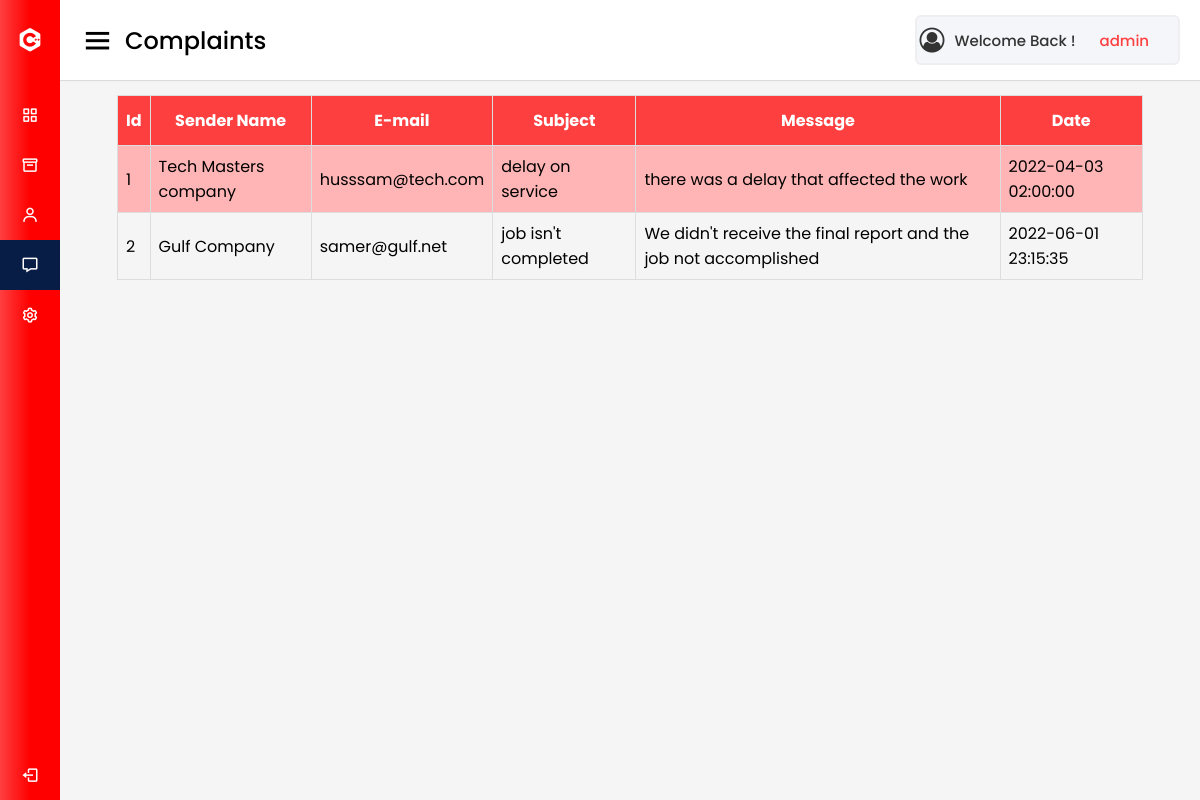
The app's page /sys/admin/Complaints.php (signed in) with its own data.
### tables this page shows
CREATE TABLE `compliants` (
  `id` int(6) UNSIGNED NOT NULL,
  `name` varchar(30) DEFAULT NULL,
  `email` varchar(30) NOT NULL,
  `subject` varchar(30) DEFAULT NULL,
  `message` varchar(160) NOT NULL,
  `date` timestamp NOT NULL DEFAULT current_timestamp() ON UPDATE current_timestamp()
);

### sys/admin/Complaints.php (the view, shortened to what this page needs)
  <head>
    <link rel="stylesheet" href="../css/dashboard.css">
    <link href='https://unpkg.com/boxicons@2.0.7/css/boxicons.min.css' rel='stylesheet'>
     <link rel="stylesheet" href="../font-awesome/css/font-awesome.min.css">
   </head>
<body>
<?php if(isset($_SESSION['uname']) && $_SESSION['role'] == 70): ?>
  <div class="sidebar">
    <div class="logo-details">
      <i class='bx bxl-c-plus-plus'></i>
      <span class="logo_name">ITSM</span>
    </div>
      <ul class="nav-links">
        <li>
          <a href="Dashboard.php"  >
            <i class='bx bx-grid-alt' ></i>
            <span class="links_name">Dashboard</span>
          </a>
        </li>
        <li>
          <a href="register.php">
            <i class='bx bx-box' ></i>
            <span class="links_name">Register User</span>
          </a>
        </li>
        <li>
          <a href="employee.php" >
            <i class='bx bx-user' ></i>
            <span class="links_name">Employee</span>
          </a>
        </li>
        <li>
          <a href="complaints.php" class="active">
            <i class='bx bx-message' ></i>
            <span class="links_name">Complaints</span>
          </a>
        </li>
        <li>
          <a href="Setting.php">
            <i class='bx bx-cog' ></i>
            <span class="links_name">Setting</span>
          </a>
        </li>
        <li class="log_out">
          <a href="../includes/logout.inc.php">
            <i class='bx bx-log-out'></i>
            <span class="links_name">Log out</span>
          </a>
        </li>
      </ul>
  </div>
  <section class="home-section">
    <nav>
      <div class="sidebar-button">
        <i class='bx bx-menu sidebarBtn'></i>
        <span class="dashboard">Complaints</span>
      </div>
      <div class="profile-details">
       <i class='fa fa-user-circle-o' aria-hidden="true"></i>
       <span class="admin_name" >Welcome Back !</span>
        <span class="admin_name" style="color:#fe3f40"><?php echo "&nbsp".$_SESSION['uname']."&nbsp"; ?></span>
       </div>
    </nav>
<br>
<table id="table1">
    <tr>
      <th>Id</th>
      <th>Sender Name</th>
      <th>E-mail</th>
      <th>Subject</th>
      <th>Message</th>
      <th>Date</th>
    </tr>
    <?php
$database = new Connection();
  $db = $database->openConnection();
  $query = "SELECT * FROM compliants";
$result = $db->query($query);
 ?>
 <?php
 while($data = $result->fetch(PDO::FETCH_ASSOC)) {
   ?>
    <tr>
   <td><?php echo $data['id']; ?> </td>
   <td><?php echo $data['name']; ?> </td>
   <td><?php echo $data['email']; ?> </td>
   <td><?php echo $data['subject']; ?> </td>
   <td><?php echo $data['message']; ?> </td>
   <td><?php echo $data['date']; ?> </td>
    </tr>
    <?php
  }
  ?>
</table>
  </section>
<?php else : ?>
<center><h1> You Must Login first</h1></center>
<?php endif; ?>
</body>
</html>

### sys/css/dashboard.css (style rules this page uses)
* { margin: 0; padding: 0; box-sizing: border-box; font-family: 'Poppins', sans-serif; }
.sidebar { position: fixed; height: 100%; width: 240px; background: linear-gradient(90deg, rgba(254, 63, 64, 1) 0%, rgba(255, 0, 0, 1) 50%, rgba(255, 0, 0, 1) 100%); transition: all 0.5s ease; }
.sidebar .logo-details { height: 80px; display: flex; align-items: center; }
.sidebar .logo-details i { font-size: 28px; font-weight: 500; color: #fff; min-width: 60px; text-align: center }
.sidebar .logo-details .logo_name { color: #fff; font-size: 24px; font-weight: 500; }
.sidebar .nav-links { margin-top: 10px; }
.sidebar .nav-links li { position: relative; list-style: none; height: 50px; text-transform: capitalize; }
.sidebar .nav-links li a { height: 100%; width: 100%; display: flex; align-items: center; text-decoration: none; transition: all 0.4s ease; }
.sidebar .nav-links li a.active { background: #081D45; }
.sidebar .nav-links li i { min-width: 60px; text-align: center; font-size: 18px; color: #fff; }
.sidebar .nav-links li a .links_name { color: #fff; font-size: 15px; font-weight: 400; white-space: nowrap; }
.sidebar .nav-links .log_out { position: absolute; bottom: 0; width: 100%; }
.home-section { position: relative; background: #f5f5f5; min-height: 100vh; width: calc(100% - 240px); left: 240px; transition: all 0.5s ease; }
.home-section nav { display: flex; justify-content: space-between; height: 80px; background: #fff; display: flex; align-items: center; position: fixed; width: calc(100% - 240px); left: 240px; z-index: 100; padding: 0 20px; box-shadow: 0 1px 1px rgba(0, 0, 0, 0.1); transition: all 0.5s ease; }
.home-section nav .sidebar-button { display: flex; align-items: center; font-size: 24px; font-weight: 500; }
nav .sidebar-button i { font-size: 35px; margin-right: 10px; }
.home-section nav .profile-details { display: flex; align-items: center; background: #F5F6FA; border: 2px solid #EFEEF1; border-radius: 6px; height: 50px; min-width: 190px; padding: 0 15px 0 2px; }
nav .profile-details .admin_name { font-size: 15px; font-weight: 500; color: #333; margin: 0 10px; white-space: nowrap; }
nav .profile-details i { font-size: 25px; color: #333; }
@media (max-width: 1240px) { .sidebar { width: 60px; } }
@media (max-width: 1240px) { .home-section { width: calc(100% - 60px); left: 60px; } }
@media (max-width: 1240px) { .home-section nav { width: calc(100% - 60px); left: 60px; } }
#table1 { font-family: Arial, Helvetica, sans-serif; width: 90%; border-collapse: collapse; margin: auto; margin-top: 70px; }
#table1 td, #table1 th { border: 1px solid #ddd; padding: 8px; }
#table1 tr:nth-child(even) { background-color: #ffb5b5; }
#table1 th { padding-top: 12px; padding-bottom: 12px; text-align: center; background-color: #fe3f40; color: white; }
.fa { font-size: 25px; }

### records on screen
compliants: id "1", name "Tech Masters company", email "husssam@tech.com", subject "delay on service", message "there was a delay that affected the work", date "2022-04-03 02:00:00"
compliants: id "2", name "Gulf Company", email "samer@gulf.net", subject "job isn't completed", message "We didn't receive the final report and the job not accomplished", date "2022-06-01 23:15:35"

### other values on screen
$_SESSION['uname'] "admin"
